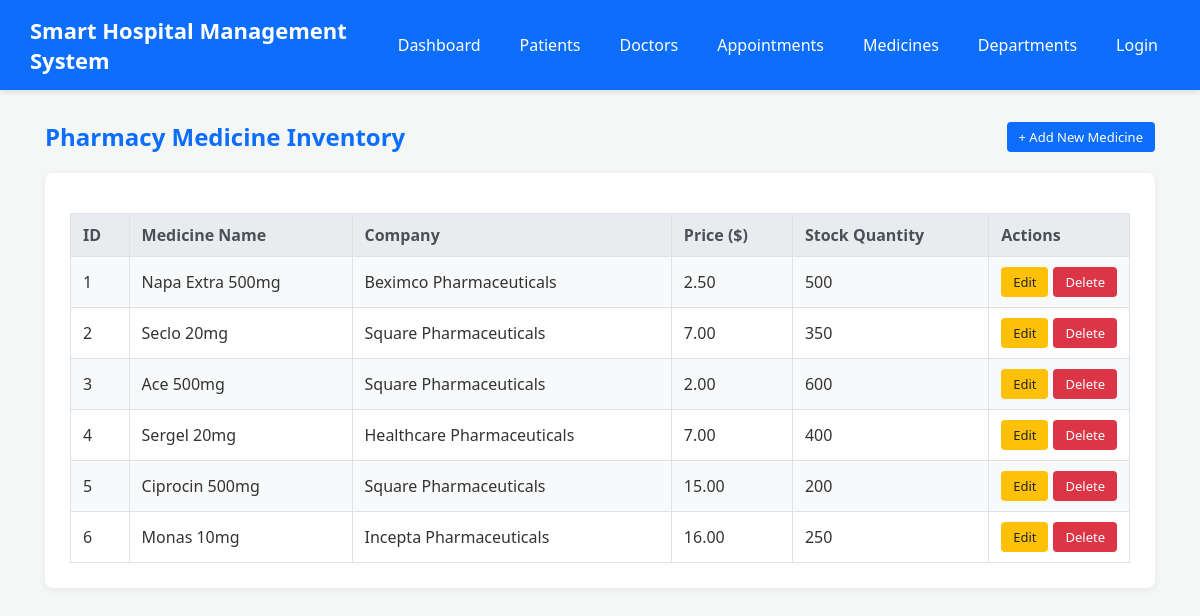
Page /medicine/index.php on the committed database.
### tables this page shows
CREATE TABLE `medicines` (
  `id` INT AUTO_INCREMENT PRIMARY KEY,
  `name` VARCHAR(100) NOT NULL,
  `company` VARCHAR(100) NOT NULL,
  `price` DECIMAL(10,2) NOT NULL,
  `stock_quantity` INT NOT NULL DEFAULT 0,
  `created_at` TIMESTAMP DEFAULT CURRENT_TIMESTAMP
);

### medicine/index.php (the view, shortened to what this page needs)
<?php
include "../connection.php";
$sql = "SELECT * FROM medicines";
$result = mysqli_query($conn, $sql);
?>
<!DOCTYPE html>
<html>
<head>
    <link rel="stylesheet" href="../style.css">
</head>
<body>
<?php include "../nav.php"; ?>
<div class="container">
    <div class="page-header">
        <h2>Pharmacy Medicine Inventory</h2>
        <a href="add.html" class="btn btn-primary">+ Add New Medicine</a>
    </div>
    <div class="card">
        <table>
            <tr>
                <th>ID</th>
                <th>Medicine Name</th>
                <th>Company</th>
                <th>Price ($)</th>
                <th>Stock Quantity</th>
                <th>Actions</th>
            </tr>
            <?php
            while ($row = mysqli_fetch_assoc($result)) {
            ?>
            <tr>
                <td><?php echo $row['id']; ?></td>
                <td><?php echo $row['name']; ?></td>
                <td><?php echo $row['company']; ?></td>
                <td><?php echo $row['price']; ?></td>
                <td><?php echo $row['stock_quantity']; ?></td>
                <td>
                    <div class="action-buttons">
                        <a href="edit.php?id=<?php echo $row['id']; ?>" class="btn btn-warning">Edit</a>
                        <a href="delete.php?id=<?php echo $row['id']; ?>" class="btn btn-danger" onclick="return confirm('Delete this medicine?');">Delete</a>
                    </div>
                </td>
            </tr>
            <?php
            }
            ?>
        </table>
    </div>
</div>
</body>
</html>

### style.css (style rules this page uses)
* { margin: 0; padding: 0; box-sizing: border-box; font-family: 'Segoe UI', Tahoma, Geneva, Verdana, sans-serif; }
body { background-color: #f4f7f6; color: #333; padding-bottom: 40px; }
.container { max-width: 1150px; margin: 30px auto; padding: 0 20px; }
.card { background-color: white; border-radius: 8px; padding: 25px; box-shadow: 0 2px 8px rgba(0,0,0,0.06); margin-bottom: 25px; }
.page-header { display: flex; justify-content: space-between; align-items: center; margin-bottom: 20px; }
.page-header h2 { color: #0d6efd; }
.btn { display: inline-block; padding: 6px 12px; border-radius: 4px; text-decoration: none; font-weight: 500; font-size: 13px; cursor: pointer; border: none; white-space: nowrap; }
.btn-primary { background-color: #0d6efd; color: white; }
.btn-warning { background-color: #ffc107; color: #212529; }
.btn-danger { background-color: #dc3545; color: white; }
table { width: 100%; border-collapse: collapse; margin-top: 15px; }
table th, table td { border: 1px solid #dee2e6; padding: 10px 12px; text-align: left; vertical-align: middle; }
table th { background-color: #e9ecef; color: #495057; font-weight: 600; }
table td:last-child, table th:last-child { white-space: nowrap; width: 1%; }
table tr:nth-child(even) { background-color: #f8f9fa; }
.action-buttons { display: flex; gap: 5px; align-items: center; white-space: nowrap; }

### rows in the picture
medicines: id "1", name "Napa Extra 500mg", company "Beximco Pharmaceuticals", price "2.50", stock_quantity "500"
medicines: id "2", name "Seclo 20mg", company "Square Pharmaceuticals", price "7.00", stock_quantity "350"
medicines: id "3", name "Ace 500mg", company "Square Pharmaceuticals", price "2.00", stock_quantity "600"
medicines: id "4", name "Sergel 20mg", company "Healthcare Pharmaceuticals", price "7.00", stock_quantity "400"
medicines: id "5", name "Ciprocin 500mg", company "Square Pharmaceuticals", price "15.00", stock_quantity "200"
medicines: id "6", name "Monas 10mg", company "Incepta Pharmaceuticals", price "16.00", stock_quantity "250"
